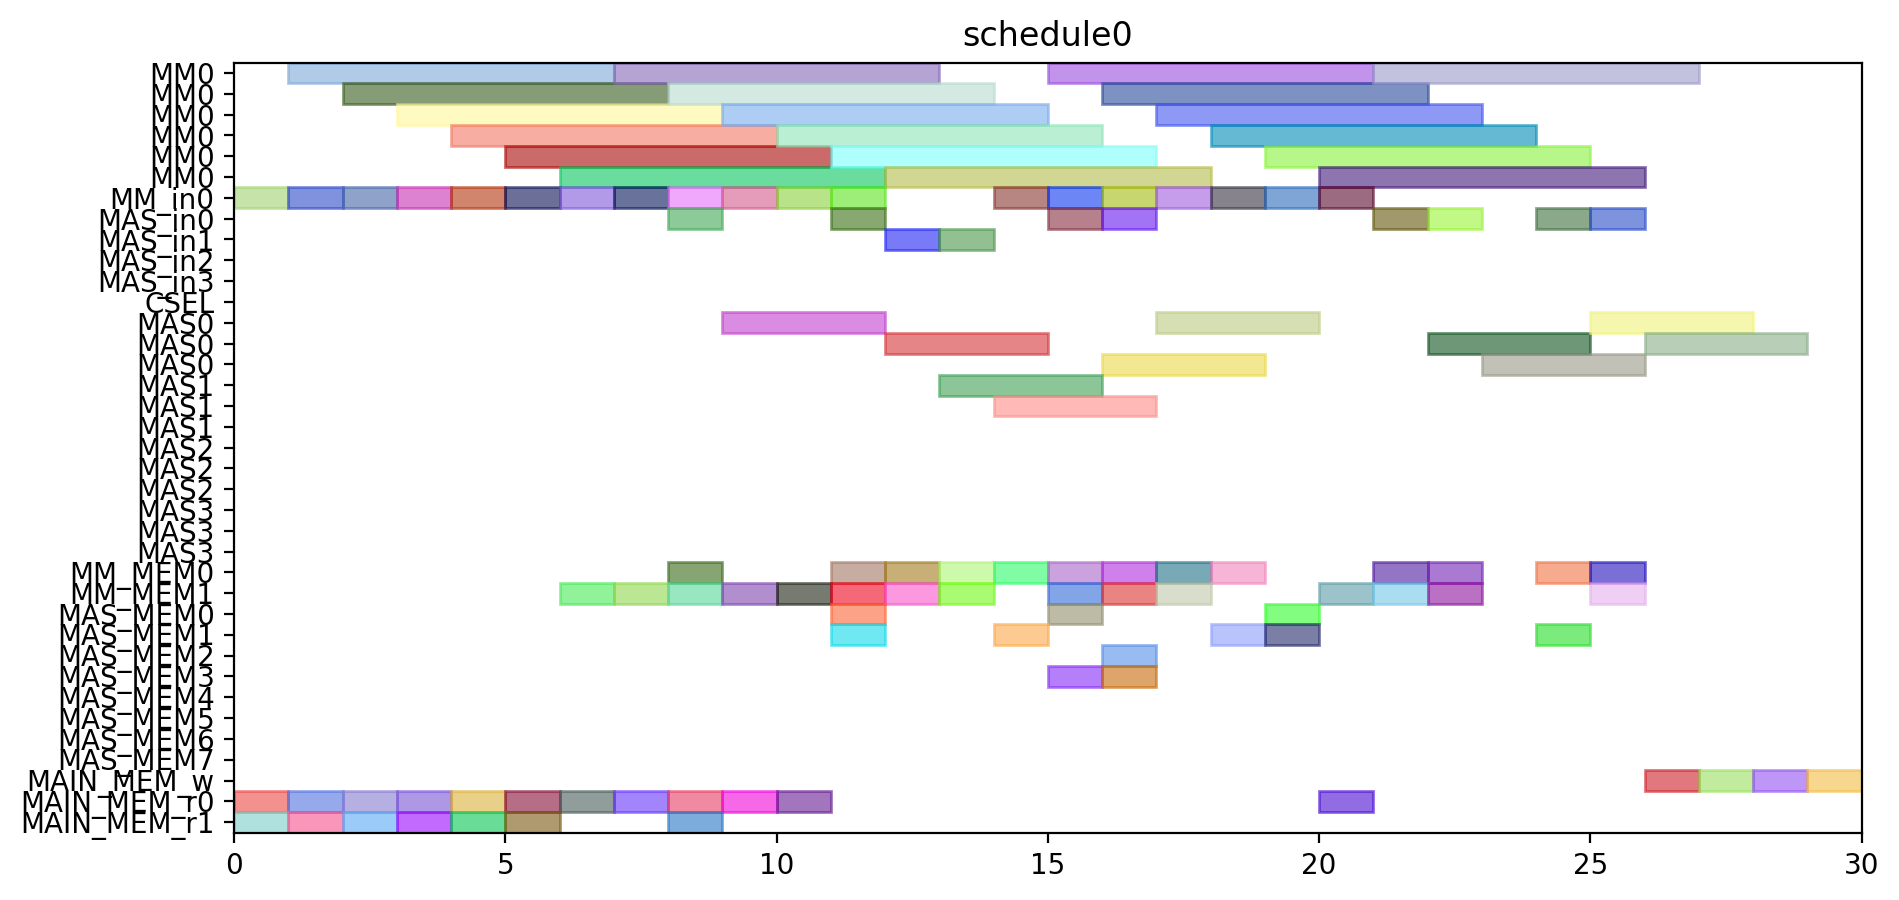

Here is the Python script that generated this plot:
from pyschedule import Scenario, solvers, plotters, alt


def solve():
	horizon = 120
	S = Scenario("schedule0", horizon=horizon)

	# resource
	MM = S.Resources('MM', num=1, size=6)
	MM_in = S.Resources('MM_in', num=1)
	MAS_in = S.Resources('MAS_in', num=4)
	CSEL = S.Resource('CSEL')
	MAS = S.Resources('MAS', num=4, size=3, periods=range(1, horizon))
	MM_MEM = S.Resources('MM_MEM', num=2)
	MAS_MEM = S.Resources('MAS_MEM', num=8)
	MAIN_MEM_w = S.Resource('MAIN_MEM_w', size=1)
	MAIN_MEM_r = S.Resources('MAIN_MEM_r', num=2)

	# result of previous scheduling

	# new tasks
	T1 = S.Task('T1', length=6, delay_cost=1)
	T1 += alt(MM)
	T1_in = S.Task('T1_in', length=1, delay_cost=1)
	T1_in += alt(MM_in)
	S += T1_in*MM_in[0]<=T1*MM[0]
	T1_mem0 = S.Task('T1_mem0', length=1, delay_cost=1)
	T1_mem0 += MAIN_MEM_r[0]
	S += T1_mem0 <= T1

	T1_mem1 = S.Task('T1_mem1', length=1, delay_cost=1)
	T1_mem1 += MAIN_MEM_r[1]
	S += T1_mem1 <= T1

	T2 = S.Task('T2', length=6, delay_cost=1)
	T2 += alt(MM)
	T2_in = S.Task('T2_in', length=1, delay_cost=1)
	T2_in += alt(MM_in)
	S += T2_in*MM_in[0]<=T2*MM[0]
	T2_mem0 = S.Task('T2_mem0', length=1, delay_cost=1)
	T2_mem0 += MAIN_MEM_r[0]
	S += T2_mem0 <= T2

	T2_mem1 = S.Task('T2_mem1', length=1, delay_cost=1)
	T2_mem1 += MAIN_MEM_r[1]
	S += T2_mem1 <= T2

	T3 = S.Task('T3', length=6, delay_cost=1)
	T3 += alt(MM)
	T3_in = S.Task('T3_in', length=1, delay_cost=1)
	T3_in += alt(MM_in)
	S += T3_in*MM_in[0]<=T3*MM[0]
	T3_mem0 = S.Task('T3_mem0', length=1, delay_cost=1)
	T3_mem0 += MAIN_MEM_r[0]
	S += T3_mem0 <= T3

	T3_mem1 = S.Task('T3_mem1', length=1, delay_cost=1)
	T3_mem1 += MAIN_MEM_r[1]
	S += T3_mem1 <= T3

	T4 = S.Task('T4', length=6, delay_cost=1)
	T4 += alt(MM)
	T4_in = S.Task('T4_in', length=1, delay_cost=1)
	T4_in += alt(MM_in)
	S += T4_in*MM_in[0]<=T4*MM[0]
	T4_mem0 = S.Task('T4_mem0', length=1, delay_cost=1)
	T4_mem0 += MAIN_MEM_r[0]
	S += T4_mem0 <= T4

	T4_mem1 = S.Task('T4_mem1', length=1, delay_cost=1)
	T4_mem1 += MAIN_MEM_r[1]
	S += T4_mem1 <= T4

	T5 = S.Task('T5', length=6, delay_cost=1)
	T5 += alt(MM)
	T5_in = S.Task('T5_in', length=1, delay_cost=1)
	T5_in += alt(MM_in)
	S += T5_in*MM_in[0]<=T5*MM[0]
	T5_mem0 = S.Task('T5_mem0', length=1, delay_cost=1)
	T5_mem0 += MAIN_MEM_r[0]
	S += T5_mem0 <= T5

	T5_mem1 = S.Task('T5_mem1', length=1, delay_cost=1)
	T5_mem1 += MAIN_MEM_r[1]
	S += T5_mem1 <= T5

	T6 = S.Task('T6', length=6, delay_cost=1)
	T6 += alt(MM)
	T6_in = S.Task('T6_in', length=1, delay_cost=1)
	T6_in += alt(MM_in)
	S += T6_in*MM_in[0]<=T6*MM[0]
	T6_mem0 = S.Task('T6_mem0', length=1, delay_cost=1)
	T6_mem0 += MAIN_MEM_r[0]
	S += T6_mem0 <= T6

	T6_mem1 = S.Task('T6_mem1', length=1, delay_cost=1)
	T6_mem1 += MAIN_MEM_r[1]
	S += T6_mem1 <= T6

	T7 = S.Task('T7', length=6, delay_cost=1)
	T7 += alt(MM)
	T7_in = S.Task('T7_in', length=1, delay_cost=1)
	T7_in += alt(MM_in)
	S += T7_in*MM_in[0]<=T7*MM[0]
	T7_mem0 = S.Task('T7_mem0', length=1, delay_cost=1)
	T7_mem0 += MAIN_MEM_r[0]
	S += T7_mem0 <= T7

	T7_mem1 = S.Task('T7_mem1', length=1, delay_cost=1)
	T7_mem1 += MAIN_MEM_r[1]
	S += T7_mem1 <= T7

	T8 = S.Task('T8', length=6, delay_cost=1)
	T8 += alt(MM)
	T8_in = S.Task('T8_in', length=1, delay_cost=1)
	T8_in += alt(MM_in)
	S += T8_in*MM_in[0]<=T8*MM[0]
	T8_mem0 = S.Task('T8_mem0', length=1, delay_cost=1)
	T8_mem0 += MAIN_MEM_r[0]
	S += T8_mem0 <= T8

	T8_mem1 = S.Task('T8_mem1', length=1, delay_cost=1)
	T8_mem1 += alt(MM_MEM)
	S += (T1*MM[0])-1 < T8_mem1*MM_MEM[1]
	S += T8_mem1 <= T8

	T9 = S.Task('T9', length=6, delay_cost=1)
	T9 += alt(MM)
	T9_in = S.Task('T9_in', length=1, delay_cost=1)
	T9_in += alt(MM_in)
	S += T9_in*MM_in[0]<=T9*MM[0]
	T9_mem0 = S.Task('T9_mem0', length=1, delay_cost=1)
	T9_mem0 += MAIN_MEM_r[0]
	S += T9_mem0 <= T9

	T9_mem1 = S.Task('T9_mem1', length=1, delay_cost=1)
	T9_mem1 += alt(MM_MEM)
	S += (T1*MM[0])-1 < T9_mem1*MM_MEM[1]
	S += T9_mem1 <= T9

	T10 = S.Task('T10', length=6, delay_cost=1)
	T10 += alt(MM)
	T10_in = S.Task('T10_in', length=1, delay_cost=1)
	T10_in += alt(MM_in)
	S += T10_in*MM_in[0]<=T10*MM[0]
	T10_mem0 = S.Task('T10_mem0', length=1, delay_cost=1)
	T10_mem0 += MAIN_MEM_r[0]
	S += T10_mem0 <= T10

	T10_mem1 = S.Task('T10_mem1', length=1, delay_cost=1)
	T10_mem1 += alt(MM_MEM)
	S += (T3*MM[0])-1 < T10_mem1*MM_MEM[1]
	S += T10_mem1 <= T10

	T11 = S.Task('T11', length=6, delay_cost=1)
	T11 += alt(MM)
	T11_in = S.Task('T11_in', length=1, delay_cost=1)
	T11_in += alt(MM_in)
	S += T11_in*MM_in[0]<=T11*MM[0]
	T11_mem0 = S.Task('T11_mem0', length=1, delay_cost=1)
	T11_mem0 += MAIN_MEM_r[0]
	S += T11_mem0 <= T11

	T11_mem1 = S.Task('T11_mem1', length=1, delay_cost=1)
	T11_mem1 += alt(MM_MEM)
	S += (T3*MM[0])-1 < T11_mem1*MM_MEM[1]
	S += T11_mem1 <= T11

	T12 = S.Task('T12', length=3, delay_cost=1)
	T12 += alt(MAS)
	T12_in = S.Task('T12_in', length=1, delay_cost=1)
	T12_in += alt(MAS_in)
	S += T12_in*MAS_in[0]<=T12*MAS[0]

	S += T12_in*MAS_in[1]<=T12*MAS[1]

	S += T12_in*MAS_in[2]<=T12*MAS[2]

	S += T12_in*MAS_in[3]<=T12*MAS[3]

	T12_mem0 = S.Task('T12_mem0', length=1, delay_cost=1)
	T12_mem0 += alt(MM_MEM)
	S += (T4*MM[0])-1 < T12_mem0*MM_MEM[0]
	S += T12_mem0 <= T12

	T12_mem1 = S.Task('T12_mem1', length=1, delay_cost=1)
	T12_mem1 += alt(MM_MEM)
	S += (T2*MM[0])-1 < T12_mem1*MM_MEM[1]
	S += T12_mem1 <= T12

	T13 = S.Task('T13', length=3, delay_cost=1)
	T13 += alt(MAS)
	T13_in = S.Task('T13_in', length=1, delay_cost=1)
	T13_in += alt(MAS_in)
	S += T13_in*MAS_in[0]<=T13*MAS[0]

	S += T13_in*MAS_in[1]<=T13*MAS[1]

	S += T13_in*MAS_in[2]<=T13*MAS[2]

	S += T13_in*MAS_in[3]<=T13*MAS[3]

	T13_mem0 = S.Task('T13_mem0', length=1, delay_cost=1)
	T13_mem0 += alt(MM_MEM)
	S += (T4*MM[0])-1 < T13_mem0*MM_MEM[0]
	S += T13_mem0 <= T13

	T13_mem1 = S.Task('T13_mem1', length=1, delay_cost=1)
	T13_mem1 += alt(MM_MEM)
	S += (T2*MM[0])-1 < T13_mem1*MM_MEM[1]
	S += T13_mem1 <= T13

	T15 = S.Task('T15', length=3, delay_cost=1)
	T15 += alt(MAS)
	T15_in = S.Task('T15_in', length=1, delay_cost=1)
	T15_in += alt(MAS_in)
	S += T15_in*MAS_in[0]<=T15*MAS[0]

	S += T15_in*MAS_in[1]<=T15*MAS[1]

	S += T15_in*MAS_in[2]<=T15*MAS[2]

	S += T15_in*MAS_in[3]<=T15*MAS[3]

	T15_mem0 = S.Task('T15_mem0', length=1, delay_cost=1)
	T15_mem0 += alt(MM_MEM)
	S += (T7*MM[0])-1 < T15_mem0*MM_MEM[0]
	S += T15_mem0 <= T15

	T15_mem1 = S.Task('T15_mem1', length=1, delay_cost=1)
	T15_mem1 += alt(MM_MEM)
	S += (T7*MM[0])-1 < T15_mem1*MM_MEM[1]
	S += T15_mem1 <= T15

	T14 = S.Task('T14', length=6, delay_cost=1)
	T14 += alt(MM)
	T14_in = S.Task('T14_in', length=1, delay_cost=1)
	T14_in += alt(MM_in)
	S += T14_in*MM_in[0]<=T14*MM[0]
	T14_mem0 = S.Task('T14_mem0', length=1, delay_cost=1)
	T14_mem0 += alt(MAS_MEM)
	S += (T13*MAS[0])-1 < T14_mem0*MAS_MEM[0]
	S += (T13*MAS[1])-1 < T14_mem0*MAS_MEM[2]
	S += (T13*MAS[2])-1 < T14_mem0*MAS_MEM[4]
	S += (T13*MAS[3])-1 < T14_mem0*MAS_MEM[6]
	S += T14_mem0 <= T14

	T14_mem1 = S.Task('T14_mem1', length=1, delay_cost=1)
	T14_mem1 += alt(MAS_MEM)
	S += (T13*MAS[0])-1 < T14_mem1*MAS_MEM[1]
	S += (T13*MAS[1])-1 < T14_mem1*MAS_MEM[3]
	S += (T13*MAS[2])-1 < T14_mem1*MAS_MEM[5]
	S += (T13*MAS[3])-1 < T14_mem1*MAS_MEM[7]
	S += T14_mem1 <= T14

	T16 = S.Task('T16', length=6, delay_cost=1)
	T16 += alt(MM)
	T16_in = S.Task('T16_in', length=1, delay_cost=1)
	T16_in += alt(MM_in)
	S += T16_in*MM_in[0]<=T16*MM[0]
	T16_mem0 = S.Task('T16_mem0', length=1, delay_cost=1)
	T16_mem0 += alt(MM_MEM)
	S += (T1*MM[0])-1 < T16_mem0*MM_MEM[0]
	S += T16_mem0 <= T16

	T16_mem1 = S.Task('T16_mem1', length=1, delay_cost=1)
	T16_mem1 += alt(MM_MEM)
	S += (T8*MM[0])-1 < T16_mem1*MM_MEM[1]
	S += T16_mem1 <= T16

	T17 = S.Task('T17', length=6, delay_cost=1)
	T17 += alt(MM)
	T17_in = S.Task('T17_in', length=1, delay_cost=1)
	T17_in += alt(MM_in)
	S += T17_in*MM_in[0]<=T17*MM[0]
	T17_mem0 = S.Task('T17_mem0', length=1, delay_cost=1)
	T17_mem0 += alt(MM_MEM)
	S += (T8*MM[0])-1 < T17_mem0*MM_MEM[0]
	S += T17_mem0 <= T17

	T17_mem1 = S.Task('T17_mem1', length=1, delay_cost=1)
	T17_mem1 += alt(MAS_MEM)
	S += (T15*MAS[0])-1 < T17_mem1*MAS_MEM[1]
	S += (T15*MAS[1])-1 < T17_mem1*MAS_MEM[3]
	S += (T15*MAS[2])-1 < T17_mem1*MAS_MEM[5]
	S += (T15*MAS[3])-1 < T17_mem1*MAS_MEM[7]
	S += T17_mem1 <= T17

	T18 = S.Task('T18', length=3, delay_cost=1)
	T18 += alt(MAS)
	T18_in = S.Task('T18_in', length=1, delay_cost=1)
	T18_in += alt(MAS_in)
	S += T18_in*MAS_in[0]<=T18*MAS[0]

	S += T18_in*MAS_in[1]<=T18*MAS[1]

	S += T18_in*MAS_in[2]<=T18*MAS[2]

	S += T18_in*MAS_in[3]<=T18*MAS[3]

	T18_mem0 = S.Task('T18_mem0', length=1, delay_cost=1)
	T18_mem0 += alt(MM_MEM)
	S += (T5*MM[0])-1 < T18_mem0*MM_MEM[0]
	S += T18_mem0 <= T18

	T18_mem1 = S.Task('T18_mem1', length=1, delay_cost=1)
	T18_mem1 += alt(MM_MEM)
	S += (T9*MM[0])-1 < T18_mem1*MM_MEM[1]
	S += T18_mem1 <= T18

	T19 = S.Task('T19', length=3, delay_cost=1)
	T19 += alt(MAS)
	T19_in = S.Task('T19_in', length=1, delay_cost=1)
	T19_in += alt(MAS_in)
	S += T19_in*MAS_in[0]<=T19*MAS[0]

	S += T19_in*MAS_in[1]<=T19*MAS[1]

	S += T19_in*MAS_in[2]<=T19*MAS[2]

	S += T19_in*MAS_in[3]<=T19*MAS[3]

	T19_mem0 = S.Task('T19_mem0', length=1, delay_cost=1)
	T19_mem0 += alt(MM_MEM)
	S += (T5*MM[0])-1 < T19_mem0*MM_MEM[0]
	S += T19_mem0 <= T19

	T19_mem1 = S.Task('T19_mem1', length=1, delay_cost=1)
	T19_mem1 += alt(MM_MEM)
	S += (T9*MM[0])-1 < T19_mem1*MM_MEM[1]
	S += T19_mem1 <= T19

	T21 = S.Task('T21', length=3, delay_cost=1)
	T21 += alt(MAS)
	T21_in = S.Task('T21_in', length=1, delay_cost=1)
	T21_in += alt(MAS_in)
	S += T21_in*MAS_in[0]<=T21*MAS[0]

	S += T21_in*MAS_in[1]<=T21*MAS[1]

	S += T21_in*MAS_in[2]<=T21*MAS[2]

	S += T21_in*MAS_in[3]<=T21*MAS[3]

	T21_mem0 = S.Task('T21_mem0', length=1, delay_cost=1)
	T21_mem0 += alt(MM_MEM)
	S += (T6*MM[0])-1 < T21_mem0*MM_MEM[0]
	S += T21_mem0 <= T21

	T21_mem1 = S.Task('T21_mem1', length=1, delay_cost=1)
	T21_mem1 += alt(MM_MEM)
	S += (T10*MM[0])-1 < T21_mem1*MM_MEM[1]
	S += T21_mem1 <= T21

	T24 = S.Task('T24', length=6, delay_cost=1)
	T24 += alt(MM)
	T24_in = S.Task('T24_in', length=1, delay_cost=1)
	T24_in += alt(MM_in)
	S += T24_in*MM_in[0]<=T24*MM[0]
	T24_mem0 = S.Task('T24_mem0', length=1, delay_cost=1)
	T24_mem0 += alt(MM_MEM)
	S += (T11*MM[0])-1 < T24_mem0*MM_MEM[0]
	S += T24_mem0 <= T24

	T24_mem1 = S.Task('T24_mem1', length=1, delay_cost=1)
	T24_mem1 += alt(MAS_MEM)
	S += (T12*MAS[0])-1 < T24_mem1*MAS_MEM[1]
	S += (T12*MAS[1])-1 < T24_mem1*MAS_MEM[3]
	S += (T12*MAS[2])-1 < T24_mem1*MAS_MEM[5]
	S += (T12*MAS[3])-1 < T24_mem1*MAS_MEM[7]
	S += T24_mem1 <= T24

	T20 = S.Task('T20', length=6, delay_cost=1)
	T20 += alt(MM)
	T20_in = S.Task('T20_in', length=1, delay_cost=1)
	T20_in += alt(MM_in)
	S += T20_in*MM_in[0]<=T20*MM[0]
	T20_mem0 = S.Task('T20_mem0', length=1, delay_cost=1)
	T20_mem0 += alt(MAS_MEM)
	S += (T15*MAS[0])-1 < T20_mem0*MAS_MEM[0]
	S += (T15*MAS[1])-1 < T20_mem0*MAS_MEM[2]
	S += (T15*MAS[2])-1 < T20_mem0*MAS_MEM[4]
	S += (T15*MAS[3])-1 < T20_mem0*MAS_MEM[6]
	S += T20_mem0 <= T20

	T20_mem1 = S.Task('T20_mem1', length=1, delay_cost=1)
	T20_mem1 += alt(MAS_MEM)
	S += (T18*MAS[0])-1 < T20_mem1*MAS_MEM[1]
	S += (T18*MAS[1])-1 < T20_mem1*MAS_MEM[3]
	S += (T18*MAS[2])-1 < T20_mem1*MAS_MEM[5]
	S += (T18*MAS[3])-1 < T20_mem1*MAS_MEM[7]
	S += T20_mem1 <= T20

	T22 = S.Task('T22', length=6, delay_cost=1)
	T22 += alt(MM)
	T22_in = S.Task('T22_in', length=1, delay_cost=1)
	T22_in += alt(MM_in)
	S += T22_in*MM_in[0]<=T22*MM[0]
	T22_mem0 = S.Task('T22_mem0', length=1, delay_cost=1)
	T22_mem0 += alt(MAS_MEM)
	S += (T21*MAS[0])-1 < T22_mem0*MAS_MEM[0]
	S += (T21*MAS[1])-1 < T22_mem0*MAS_MEM[2]
	S += (T21*MAS[2])-1 < T22_mem0*MAS_MEM[4]
	S += (T21*MAS[3])-1 < T22_mem0*MAS_MEM[6]
	S += T22_mem0 <= T22

	T22_mem1 = S.Task('T22_mem1', length=1, delay_cost=1)
	T22_mem1 += alt(MAS_MEM)
	S += (T21*MAS[0])-1 < T22_mem1*MAS_MEM[1]
	S += (T21*MAS[1])-1 < T22_mem1*MAS_MEM[3]
	S += (T21*MAS[2])-1 < T22_mem1*MAS_MEM[5]
	S += (T21*MAS[3])-1 < T22_mem1*MAS_MEM[7]
	S += T22_mem1 <= T22

	T23 = S.Task('T23', length=6, delay_cost=1)
	T23 += alt(MM)
	T23_in = S.Task('T23_in', length=1, delay_cost=1)
	T23_in += alt(MM_in)
	S += T23_in*MM_in[0]<=T23*MM[0]
	T23_mem0 = S.Task('T23_mem0', length=1, delay_cost=1)
	T23_mem0 += alt(MAS_MEM)
	S += (T19*MAS[0])-1 < T23_mem0*MAS_MEM[0]
	S += (T19*MAS[1])-1 < T23_mem0*MAS_MEM[2]
	S += (T19*MAS[2])-1 < T23_mem0*MAS_MEM[4]
	S += (T19*MAS[3])-1 < T23_mem0*MAS_MEM[6]
	S += T23_mem0 <= T23

	T23_mem1 = S.Task('T23_mem1', length=1, delay_cost=1)
	T23_mem1 += alt(MAS_MEM)
	S += (T19*MAS[0])-1 < T23_mem1*MAS_MEM[1]
	S += (T19*MAS[1])-1 < T23_mem1*MAS_MEM[3]
	S += (T19*MAS[2])-1 < T23_mem1*MAS_MEM[5]
	S += (T19*MAS[3])-1 < T23_mem1*MAS_MEM[7]
	S += T23_mem1 <= T23

	Z2_new = S.Task('Z2_new', length=6, delay_cost=1)
	Z2_new += alt(MM)
	Z2_new_in = S.Task('Z2_new_in', length=1, delay_cost=1)
	Z2_new_in += alt(MM_in)
	S += Z2_new_in*MM_in[0]<=Z2_new*MM[0]
	S += 0<Z2_new

	Z2_new_w = S.Task('Z2_new_w', length=1, delay_cost=1)
	Z2_new_w += alt(MAIN_MEM_w)
	S += Z2_new <= Z2_new_w

	Z2_new_mem0 = S.Task('Z2_new_mem0', length=1, delay_cost=1)
	Z2_new_mem0 += MAIN_MEM_r[0]
	S += Z2_new_mem0 <= Z2_new

	Z2_new_mem1 = S.Task('Z2_new_mem1', length=1, delay_cost=1)
	Z2_new_mem1 += alt(MM_MEM)
	S += (T14*MM[0])-1 < Z2_new_mem1*MM_MEM[1]
	S += Z2_new_mem1 <= Z2_new

	T25 = S.Task('T25', length=3, delay_cost=1)
	T25 += alt(MAS)
	T25_in = S.Task('T25_in', length=1, delay_cost=1)
	T25_in += alt(MAS_in)
	S += T25_in*MAS_in[0]<=T25*MAS[0]

	S += T25_in*MAS_in[1]<=T25*MAS[1]

	S += T25_in*MAS_in[2]<=T25*MAS[2]

	S += T25_in*MAS_in[3]<=T25*MAS[3]

	T25_mem0 = S.Task('T25_mem0', length=1, delay_cost=1)
	T25_mem0 += alt(MM_MEM)
	S += (T20*MM[0])-1 < T25_mem0*MM_MEM[0]
	S += T25_mem0 <= T25

	T25_mem1 = S.Task('T25_mem1', length=1, delay_cost=1)
	T25_mem1 += alt(MM_MEM)
	S += (T20*MM[0])-1 < T25_mem1*MM_MEM[1]
	S += T25_mem1 <= T25

	X2_new = S.Task('X2_new', length=3, delay_cost=1)
	X2_new += alt(MAS)
	X2_new_in = S.Task('X2_new_in', length=1, delay_cost=1)
	X2_new_in += alt(MAS_in)
	S += X2_new_in*MAS_in[0]<=X2_new*MAS[0]

	S += X2_new_in*MAS_in[1]<=X2_new*MAS[1]

	S += X2_new_in*MAS_in[2]<=X2_new*MAS[2]

	S += X2_new_in*MAS_in[3]<=X2_new*MAS[3]

	S += 0<X2_new

	X2_new_w = S.Task('X2_new_w', length=1, delay_cost=1)
	X2_new_w += alt(MAIN_MEM_w)
	S += X2_new <= X2_new_w

	X2_new_mem0 = S.Task('X2_new_mem0', length=1, delay_cost=1)
	X2_new_mem0 += alt(MM_MEM)
	S += (T22*MM[0])-1 < X2_new_mem0*MM_MEM[0]
	S += X2_new_mem0 <= X2_new

	X2_new_mem1 = S.Task('X2_new_mem1', length=1, delay_cost=1)
	X2_new_mem1 += alt(MM_MEM)
	S += (T24*MM[0])-1 < X2_new_mem1*MM_MEM[1]
	S += X2_new_mem1 <= X2_new

	X1_new = S.Task('X1_new', length=3, delay_cost=1)
	X1_new += alt(MAS)
	X1_new_in = S.Task('X1_new_in', length=1, delay_cost=1)
	X1_new_in += alt(MAS_in)
	S += X1_new_in*MAS_in[0]<=X1_new*MAS[0]

	S += X1_new_in*MAS_in[1]<=X1_new*MAS[1]

	S += X1_new_in*MAS_in[2]<=X1_new*MAS[2]

	S += X1_new_in*MAS_in[3]<=X1_new*MAS[3]

	S += 0<X1_new

	X1_new_w = S.Task('X1_new_w', length=1, delay_cost=1)
	X1_new_w += alt(MAIN_MEM_w)
	S += X1_new <= X1_new_w

	X1_new_mem0 = S.Task('X1_new_mem0', length=1, delay_cost=1)
	X1_new_mem0 += alt(MM_MEM)
	S += (T23*MM[0])-1 < X1_new_mem0*MM_MEM[0]
	S += X1_new_mem0 <= X1_new

	X1_new_mem1 = S.Task('X1_new_mem1', length=1, delay_cost=1)
	X1_new_mem1 += alt(MM_MEM)
	S += (T17*MM[0])-1 < X1_new_mem1*MM_MEM[1]
	S += X1_new_mem1 <= X1_new

	Z1_new = S.Task('Z1_new', length=3, delay_cost=1)
	Z1_new += alt(MAS)
	Z1_new_in = S.Task('Z1_new_in', length=1, delay_cost=1)
	Z1_new_in += alt(MAS_in)
	S += Z1_new_in*MAS_in[0]<=Z1_new*MAS[0]

	S += Z1_new_in*MAS_in[1]<=Z1_new*MAS[1]

	S += Z1_new_in*MAS_in[2]<=Z1_new*MAS[2]

	S += Z1_new_in*MAS_in[3]<=Z1_new*MAS[3]

	S += 0<Z1_new

	Z1_new_w = S.Task('Z1_new_w', length=1, delay_cost=1)
	Z1_new_w += alt(MAIN_MEM_w)
	S += Z1_new <= Z1_new_w

	Z1_new_mem0 = S.Task('Z1_new_mem0', length=1, delay_cost=1)
	Z1_new_mem0 += alt(MM_MEM)
	S += (T16*MM[0])-1 < Z1_new_mem0*MM_MEM[0]
	S += Z1_new_mem0 <= Z1_new

	Z1_new_mem1 = S.Task('Z1_new_mem1', length=1, delay_cost=1)
	Z1_new_mem1 += alt(MAS_MEM)
	S += (T25*MAS[0])-1 < Z1_new_mem1*MAS_MEM[1]
	S += (T25*MAS[1])-1 < Z1_new_mem1*MAS_MEM[3]
	S += (T25*MAS[2])-1 < Z1_new_mem1*MAS_MEM[5]
	S += (T25*MAS[3])-1 < Z1_new_mem1*MAS_MEM[7]
	S += Z1_new_mem1 <= Z1_new

	solvers.mip.solve(S,msg=1,kind='CPLEX',ratio_gap=1.01)

	solution = [['hoge']*len(S.solution()[1]) for i in range(len(S.solution()))]
	for i in range(len(S.solution())):
		for j in range(len(S.solution()[i])):
			solution[i][j]=str(S.solution()[i][j])
	print(solution)

	cycles = int(solution[-1][3])

	pic_file_name = "/home/mfukuda/ABE/multiRAM_multiMAS_16mux/scheduling_result/stage6MM1_stage3MAS4/EP_LADDERMUL/schedule0.png"
	if(S.solution() != []):
		plotters.matplotlib.plot(S,img_filename=pic_file_name, show_task_labels=False, fig_size=(cycles*0.25+3, 5))

	return solution
